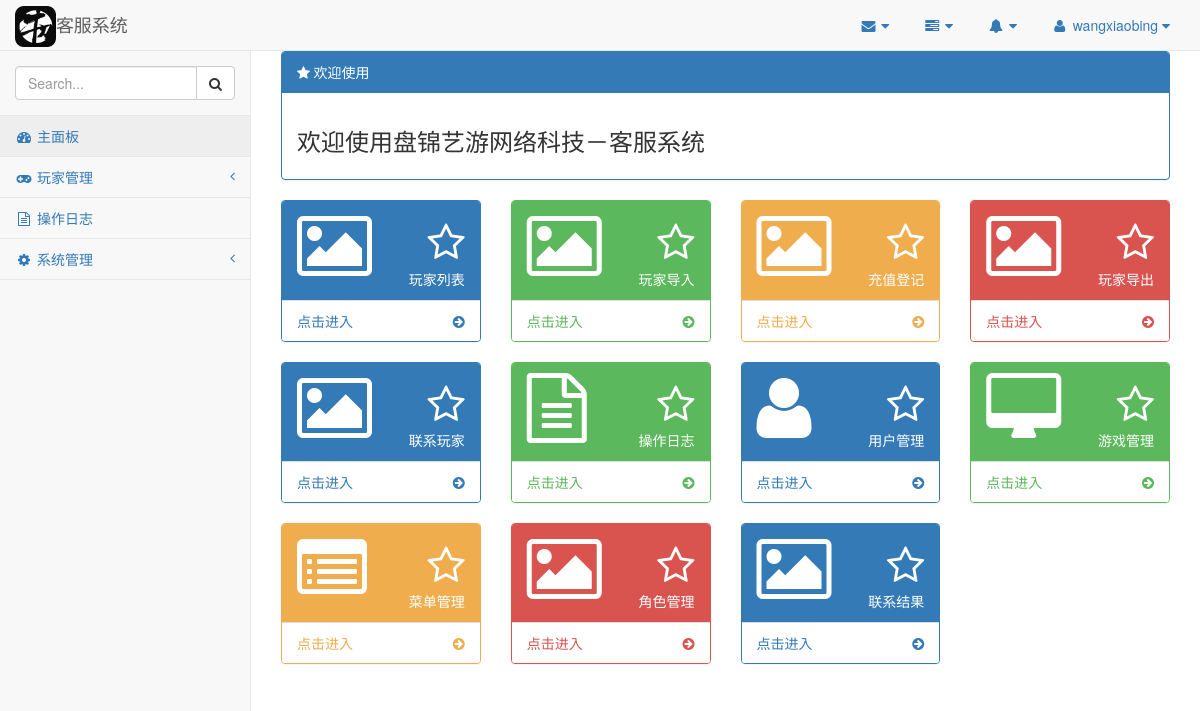
Page /customer-service/home/index/ (signed in) on the committed database.
### customer_service/models.py (models this page shows, shortened)
class User(AbstractBaseUser, PermissionsMixin):
    objects = UserManager()
    loginname = models.CharField(
        _('login name'), null=False, max_length=100, unique=True
    )
    first_name = models.CharField(
        _('姓氏'), max_length=64, blank=True, null=True
    )
    last_name = models.CharField(
        _('名称'), max_length=64, blank=True, null=True
    )
    email = models.EmailField(
        _('邮箱'), unique=True, max_length=255, null=True
    )
    is_staff = models.BooleanField(
        _('staff status'), default=False,
        help_text=_(
            'Designates whether the user can log into this admin site.'
        )
    )
    is_active = models.BooleanField(
        _('active'), default=False,
        help_text=_(
            '标识用户的状态'
        )
    )
    role = models.ForeignKey(Role, related_name='user_role', null=True, default=None)
    date_joined = models.DateTimeField(_('date joined'), default=timezone.now)
    USERNAME_FIELD = 'loginname'
    class Meta:
        verbose_name = _('系统用户')
        verbose_name_plural = _('系统用户')
        default_permissions = ('add', 'change', 'delete', 'view')

class Menu(models.Model):
    name = models.CharField(max_length=50, null=False)
    label = models.CharField(max_length=40, null=False)
    icon = models.CharField(max_length=30, null=True)
    order_index = models.IntegerField(null=True)
    parent = models.IntegerField(null=False, default=0)
    class Meta:
        verbose_name = verbose_name_plural = "菜单"
        db_table = "menu"

### customer_service/views.py (the view)
# urls.py: url(r'home/index/$', views.index, name='index'),
def index(request):
    menus = Context.menus(request.user)
    return TemplateResponse(request, 'index.html', context={'menus': menus})

### customer_service/modules/context.py (called while the page is built)
def namedtuplefetchall(cursor):
    desc = cursor.description
    nt_result = namedtuple('Result', [col[0] for col in desc])
    return [nt_result(*row) for row in cursor.fetchall()]

    @staticmethod
    def get_url(view_name):
        try:
            url = reverse(view_name)
        except NoReverseMatch:
            url = view_name
        return url

### customer_service/templates/index.html
{% extends "base.html" %}
{% block content %}
    <div class="row">
        <div class="col-lg-12">
            <div class="panel panel-primary">
                <div class="panel-heading"><i class="fa fa-star"> 欢迎使用</i></div>
                <div class="panel-body">
                <h3>欢迎使用盘锦艺游网络科技－客服系统</h3>
            </div>
            </div>
        </div>
    </div>
    <div id="panel_row" class="row">
        {% for menu in menus %}
            {% if menu.submenu %}
                {% for secondmenu in menu.submenu %}
                    {% if secondmenu.submenu %}
                        {% for thirdmenu in menu.submenu %}
                            {% include 'includes/panel_icon.html' with menu=thirdmenu %}
                        {% endfor %}
                    {% else %}
                        {% include 'includes/panel_icon.html' with menu=secondmenu %}
                    {% endif %}
                {% endfor %}
            {% else %}
                {% include 'includes/panel_icon.html' with menu=menu %}
            {% endif %}
        {% empty %}
            <div class="col-lg-12">
                <div class="alert alert-warning">
                    <h4>您还没有任何操作权限，请联系管理员！</h4>
                </div>
            </div>
        {% endfor %}
    </div>
{% endblock %}

### customer_service/templates/base.html (shortened to what this page needs)
{% load staticfiles %}
{% load i18n %}
<!DOCTYPE html>
<html lang="en">
<head>
    <link rel="stylesheet" href="{% static 'vendor/bootstrap/css/bootstrap.min.css' %}" />
    <link rel="stylesheet" href="{% static 'common/font-awesome/css/font-awesome.min.css' %}" />
    <link rel="stylesheet" href="{% static 'vendor/metisMenu/metisMenu.min.css' %}" />
    <link rel="stylesheet" href="{% static 'css/sb-admin-2.min.css' %}" />
    <link rel="stylesheet" href="{% static 'css/customer-service.css' %}" />
</head>
<body>
    <div id="wrapper">
        <nav class="navbar navbar-default navbar-static-top" role="navigation" style="margin-bottom: 0">
            <div class="navbar-header">
                <a class="navbar-brand" href="{% url 'index' %}">
                    <img src="{% static 'img/niudao.png' %}" style="width: 7%; margin-bottom: 2px;">客服系统
                </a>
            </div>
            <ul class="nav navbar-top-links navbar-right">
                <li class="dropdown">
                    <a class="dropdown-toggle" data-toggle="dropdown" href="#">
                        <i class="fa fa-envelope fa-fw"></i> <i class="fa fa-caret-down"></i>
                    </a>
                </li>
                <li class="dropdown">
                    <a class="dropdown-toggle" data-toggle="dropdown" href="#">
                        <i class="fa fa-tasks fa-fw"></i> <i class="fa fa-caret-down"></i>
                    </a>
                </li>
                <li class="dropdown">
                    <a class="dropdown-toggle" data-toggle="dropdown" href="#">
                        <i class="fa fa-bell fa-fw"></i> <i class="fa fa-caret-down"></i>
                    </a>
                </li>
                <li class="dropdown">
                    <a class="dropdown-toggle" data-toggle="dropdown" href="#">
                        <i class="fa fa-user fa-fw"></i> {{ user }} <i class="fa fa-caret-down"></i>
                    </a>
                </li>
            </ul>
            <div class="navbar-default sidebar" role="navigation">
                <div class="sidebar-nav navbar-collapse">
                    <ul class="nav" id="side-menu">
                        <li class="sidebar-search">
                            <div class="input-group custom-search-form">
                                <input id="menu_search_text" type="text" class="form-control" placeholder="Search...">
                                <span class="input-group-btn">
                                <button id="menu_search_btn" class="btn btn-default" type="button">
                                    <i class="fa fa-search"></i>
                                </button>
                            </span>
                            </div>
                        </li>
                        <li>
                            <a href="{% url 'index' %}"><i class="fa fa-dashboard fa-fw"></i> 主面板</a>
                        </li>
                        {% for menu in menus %}
                        <li>
                            <a href="{{ menu.href }}"><i class="fa {{ menu.icon }} fa-fw"></i> {{ menu.label }}
                                {% if menu.submenu %}
                                <span class="fa arrow"></span>
                                {% endif %}
                            </a>
                        </li>
                        {% endfor %}
                    </ul>
                </div>
            </div>
        </nav>
        <div id="page-wrapper">
            {% block content %}
            {% endblock %}
        </div>
    </div>
</body>
</html>

### customer_service/templates/includes/panel_icon.html
<div class="col-lg-3 col-md-6">
    <div class="panel {{ menu.theme }}">
        <div class="panel-heading">
            <div class="row">
                <div class="col-xs-3">
                    <i class="fa {{ menu.icon|default:'fa-image' }} fa-5x"></i>
                </div>
                <div class="col-xs-9 text-right">
                    <div class="huge"><i class="fa fa-star-o"></i></div>
                    <div>{{ menu.label }}</div>
                </div>
            </div>
        </div>
        <a href="{{ menu.href }}">
            <div class="panel-footer">
                <span class="pull-left">点击进入</span>
                <span class="pull-right"><i class="fa fa-arrow-circle-right"></i></span>
                <div class="clearfix"></div>
            </div>
        </a>
    </div>
</div>

### customer_service/static/css/customer-service.css (style rules this page uses)
.panel-footer { background-color: white; }
.navbar-brand>img { display: inline; }
.navbar-brand { padding: 6px 15px; }

### rows in the picture
User: loginname "wangxiaobing"
Menu: label "玩家管理"
Menu: label "操作日志"
Menu: label "系统管理"
Menu: label "玩家列表"
Menu: label "玩家导入"
Menu: label "充值登记"
Menu: label "玩家导出"
Menu: label "联系玩家"
Menu: label "用户管理"
Menu: label "游戏管理"
Menu: label "菜单管理"
Menu: label "角色管理"
Menu: label "联系结果"
